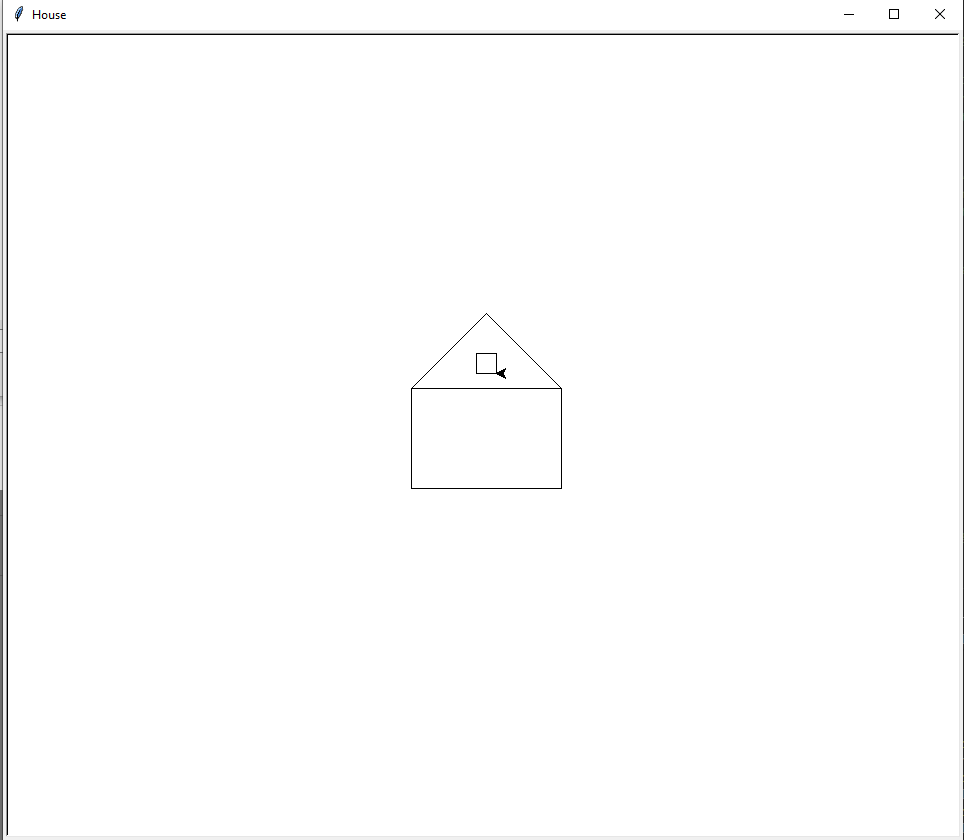

This figure's Python source:
###

#File: House.py

# Author:    Lily Vietti, u1411969
# Date:      2026-01-21
# Course:    CS 1400-001, University of Utah, Kahlert School of Computing
# Instructor: H. James de St. Germain
# Copyright: CS 1400 and Lily Vietti - This work may not
#            be copied for use in Academic Coursework.

# I, Lily Vietti, certify that I wrote this code from scratch and did not
# copy it in part or whole from any other source. Any references used in 
# the completion of the assignment are cited in my CS1400 file.

# Program Purpose:
# This program uses the turtle graphics library to draw a simple house

###

import turtle

window = turtle.Screen()
window.setup(width=800, height=600)
window.title("House")

a_turtle = turtle.Turtle()
a_turtle.speed(0)

# Draw the main building (rectangle)
building_width = 150
building_height = 100

a_turtle.penup()
a_turtle.goto(-75, 50)
a_turtle.pendown()

# Draw rectangle: top-left to top-right to bottom-right to bottom-left
a_turtle.forward(building_width)
a_turtle.right(90)
a_turtle.forward(building_height)
a_turtle.right(90)
a_turtle.forward(building_width)
a_turtle.right(90)
a_turtle.forward(building_height)
a_turtle.right(90)

# Draw the roof (triangle on top)
a_turtle.penup()
a_turtle.goto(-75, 50)
a_turtle.pendown()

a_turtle.goto(0, 110)
a_turtle.goto(75, 50)
a_turtle.goto(-75, 50)

# Draw the window in the roof
window_size = 20
a_turtle.penup()
a_turtle.goto(-20, 70)
a_turtle.pendown()

for i in range(4):
    a_turtle.forward(window_size)
    a_turtle.right(90)

a_turtle.hideturtle()
window.exitonclick()
